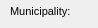
      <widget class="QWidget" name="page_17">
       <property name="geometry">
        <rect>
         <x>0</x>
         <y>0</y>
         <width>98</width>
         <height>28</height>
        </rect>
       </property>
       <attribute name="label">
        <string>Additional information</string>
       </attribute>
       <widget class="QTextEdit" name="comment">
        <property name="geometry">
         <rect>
          <x>110</x>
          <y>135</y>
          <width>431</width>
          <height>25</height>
         </rect>
        </property>
        <property name="frameShadow">
         <enum>QFrame::Sunken</enum>
        </property>
        <property name="lineWidth">
         <number>1</number>
        </property>
       </widget>
       <widget class="QTextEdit" name="descript">
        <property name="geometry">
         <rect>
          <x>110</x>
          <y>165</y>
          <width>431</width>
          <height>25</height>
         </rect>
        </property>
       </widget>
       <widget class="QLabel" name="label_descript">
        <property name="geometry">
         <rect>
          <x>10</x>
          <y>165</y>
          <width>91</width>
          <height>22</height>
         </rect>
        </property>
        <property name="font">
         <font>
          <pointsize>8</pointsize>
         </font>
        </property>
        <property name="frameShape">
         <enum>QFrame::NoFrame</enum>
        </property>
        <property name="frameShadow">
         <enum>QFrame::Plain</enum>
        </property>
        <property name="text">
         <string>Description:</string>
        </property>
        <property name="textFormat">
         <enum>Qt::AutoText</enum>
        </property>
        <property name="scaledContents">
         <bool>false</bool>
        </property>
        <property name="alignment">
         <set>Qt::AlignLeading|Qt::AlignLeft|Qt::AlignVCenter</set>
        </property>
        <property name="margin">
         <number>3</number>
        </property>
       </widget>
       <widget class="QLabel" name="label_observ">
        <property name="geometry">
         <rect>
          <x>10</x>
          <y>105</y>
          <width>90</width>
          <height>22</height>
         </rect>
        </property>
        <property name="font">
         <font>
          <pointsize>8</pointsize>
         </font>
        </property>
        <property name="frameShape">
         <enum>QFrame::NoFrame</enum>
        </property>
        <property name="frameShadow">
         <enum>QFrame::Plain</enum>
        </property>
        <property name="text">
         <string>Observation:</string>
        </property>
        <property name="textFormat">
         <enum>Qt::AutoText</enum>
        </property>
        <property name="scaledContents">
         <bool>false</bool>
        </property>
        <property name="alignment">
         <set>Qt::AlignLeading|Qt::AlignLeft|Qt::AlignVCenter</set>
        </property>
        <property name="margin">
         <number>3</number>
        </property>
       </widget>
       <widget class="QLabel" name="label_comment">
        <property name="geometry">
         <rect>
          <x>10</x>
          <y>135</y>
          <width>90</width>
          <height>22</height>
         </rect>
        </property>
        <property name="font">
         <font>
          <pointsize>8</pointsize>
         </font>
        </property>
        <property name="frameShape">
         <enum>QFrame::NoFrame</enum>
        </property>
        <property name="frameShadow">
         <enum>QFrame::Plain</enum>
        </property>
        <property name="text">
         <string>Comment:</string>
        </property>
        <property name="textFormat">
         <enum>Qt::AutoText</enum>
        </property>
        <property name="scaledContents">
         <bool>false</bool>
        </property>
        <property name="alignment">
         <set>Qt::AlignLeading|Qt::AlignLeft|Qt::AlignVCenter</set>
        </property>
        <property name="margin">
         <number>3</number>
        </property>
       </widget>
       <widget class="QTextEdit" name="annotation">
        <property name="geometry">
         <rect>
          <x>110</x>
          <y>75</y>
          <width>431</width>
          <height>25</height>
         </rect>
        </property>
        <property name="frameShape">
         <enum>QFrame::StyledPanel</enum>
        </property>
        <property name="frameShadow">
         <enum>QFrame::Raised</enum>
        </property>
       </widget>
       <widget class="QTextEdit" name="link">
        <property name="enabled">
         <bool>false</bool>
        </property>
        <property name="geometry">
         <rect>
          <x>110</x>
          <y>195</y>
          <width>431</width>
          <height>27</height>
         </rect>
        </property>
       </widget>
       <widget class="QLabel" name="label_link">
        <property name="geometry">
         <rect>
          <x>10</x>
          <y>195</y>
          <width>90</width>
          <height>22</height>
         </rect>
        </property>
        <property name="font">
         <font>
          <pointsize>8</pointsize>
         </font>
        </property>
        <property name="frameShape">
         <enum>QFrame::NoFrame</enum>
        </property>
        <property name="frameShadow">
         <enum>QFrame::Plain</enum>
        </property>
        <property name="text">
         <string>Link:</string>
        </property>
        <property name="textFormat">
         <enum>Qt::AutoText</enum>
        </property>
        <property name="scaledContents">
         <bool>false</bool>
        </property>
        <property name="alignment">
         <set>Qt::AlignLeading|Qt::AlignLeft|Qt::AlignVCenter</set>
        </property>
        <property name="margin">
         <number>3</number>
        </property>
       </widget>
       <widget class="QLabel" name="label_annotation">
        <property name="geometry">
         <rect>
          <x>10</x>
          <y>75</y>
          <width>90</width>
          <height>22</height>
         </rect>
        </property>
        <property name="font">
         <font>
          <pointsize>8</pointsize>
         </font>
        </property>
        <property name="frameShape">
         <enum>QFrame::NoFrame</enum>
        </property>
        <property name="frameShadow">
         <enum>QFrame::Plain</enum>
        </property>
        <property name="text">
         <string>Annotation:</string>
        </property>
        <property name="textFormat">
         <enum>Qt::AutoText</enum>
        </property>
        <property name="scaledContents">
         <bool>false</bool>
        </property>
        <property name="alignment">
         <set>Qt::AlignLeading|Qt::AlignLeft|Qt::AlignVCenter</set>
        </property>
        <property name="margin">
         <number>3</number>
        </property>
       </widget>
       <widget class="QTextEdit" name="observ">
        <property name="geometry">
         <rect>
          <x>110</x>
          <y>105</y>
          <width>431</width>
          <height>25</height>
         </rect>
        </property>
       </widget>
       <widget class="QLineEdit" name="num_value">
        <property name="geometry">
         <rect>
          <x>110</x>
          <y>230</y>
          <width>431</width>
          <height>25</height>
         </rect>
        </property>
       </widget>
       <widget class="QLabel" name="label_num_value">
        <property name="geometry">
         <rect>
          <x>10</x>
          <y>230</y>
          <width>90</width>
          <height>22</height>
         </rect>
        </property>
        <property name="font">
         <font>
          <pointsize>8</pointsize>
         </font>
        </property>
        <property name="frameShape">
         <enum>QFrame::NoFrame</enum>
        </property>
        <property name="frameShadow">
         <enum>QFrame::Plain</enum>
        </property>
        <property name="text">
         <string>Numeric value:</string>
        </property>
        <property name="textFormat">
         <enum>Qt::AutoText</enum>
        </property>
        <property name="scaledContents">
         <bool>false</bool>
        </property>
        <property name="alignment">
         <set>Qt::AlignLeading|Qt::AlignLeft|Qt::AlignVCenter</set>
        </property>
        <property name="margin">
         <number>3</number>
        </property>
       </widget>
       <widget class="QLabel" name="label_postnumber2">
        <property name="geometry">
         <rect>
          <x>384</x>
          <y>50</y>
          <width>85</width>
          <height>22</height>
         </rect>
        </property>
        <property name="font">
         <font>
          <pointsize>8</pointsize>
         </font>
        </property>
        <property name="frameShape">
         <enum>QFrame::NoFrame</enum>
        </property>
        <property name="frameShadow">
         <enum>QFrame::Plain</enum>
        </property>
        <property name="text">
         <string>Postnumber 2:</string>
        </property>
        <property name="textFormat">
         <enum>Qt::AutoText</enum>
        </property>
        <property name="scaledContents">
         <bool>false</bool>
        </property>
        <property name="alignment">
         <set>Qt::AlignLeading|Qt::AlignLeft|Qt::AlignVCenter</set>
        </property>
        <property name="margin">
         <number>3</number>
        </property>
       </widget>
       <widget class="QLabel" name="label_muni_id">
        <property name="geometry">
         <rect>
          <x>10</x>
          <y>0</y>
          <width>90</width>
          <height>22</height>
         </rect>
        </property>
        <property name="font">
         <font>
          <pointsize>8</pointsize>
         </font>
        </property>
        <property name="frameShape">
         <enum>QFrame::NoFrame</enum>
        </property>
        <property name="frameShadow">
         <enum>QFrame::Plain</enum>
        </property>
        <property name="text">
         <string>Municipality:</string>
        </property>
        <property name="textFormat">
         <enum>Qt::AutoText</enum>
        </property>
        <property name="scaledContents">
         <bool>false</bool>
        </property>
        <property name="alignment">
         <set>Qt::AlignLeading|Qt::AlignLeft|Qt::AlignVCenter</set>
        </property>
        <property name="margin">
         <number>3</number>
        </property>
       </widget>
       <widget class="QLabel" name="label_streetaxis_id">
        <property name="geometry">
         <rect>
          <x>12</x>
          <y>25</y>
          <width>99</width>
          <height>22</height>
         </rect>
        </property>
        <property name="font">
         <font>
          <pointsize>8</pointsize>
         </font>
        </property>
        <property name="frameShape">
         <enum>QFrame::NoFrame</enum>
        </property>
        <property name="frameShadow">
         <enum>QFrame::Plain</enum>
        </property>
        <property name="text">
         <string>Street:</string>
        </property>
        <property name="textFormat">
         <enum>Qt::AutoText</enum>
        </property>
        <property name="scaledContents">
         <bool>false</bool>
        </property>
        <property name="alignment">
         <set>Qt::AlignLeading|Qt::AlignLeft|Qt::AlignVCenter</set>
        </property>
        <property name="margin">
         <number>3</number>
        </property>
       </widget>
       <widget class="QLineEdit" name="postnumber2">
        <property name="geometry">
         <rect>
          <x>473</x>
          <y>50</y>
          <width>69</width>
          <height>18</height>
         </rect>
        </property>
        <property name="font">
         <font>
          <pointsize>8</pointsize>
         </font>
        </property>
        <property name="inputMask">
         <string/>
        </property>
        <property name="text">
         <string/>
        </property>
        <property name="frame">
         <bool>true</bool>
        </property>
       </widget>
       <widget class="QLineEdit" name="postcode">
        <property name="geometry">
         <rect>
          <x>473</x>
          <y>0</y>
          <width>69</width>
          <height>18</height>
         </rect>
        </property>
        <property name="font">
         <font>
          <pointsize>8</pointsize>
         </font>
        </property>
        <property name="inputMask">
         <string/>
        </property>
        <property name="text">
         <string/>
        </property>
        <property name="frame">
         <bool>true</bool>
        </property>
       </widget>
       <widget class="QLabel" name="label_postnumber">
        <property name="geometry">
         <rect>
          <x>384</x>
          <y>23</y>
          <width>83</width>
          <height>22</height>
         </rect>
        </property>
        <property name="font">
         <font>
          <pointsize>8</pointsize>
         </font>
        </property>
        <property name="frameShape">
         <enum>QFrame::NoFrame</enum>
        </property>
        <property name="frameShadow">
         <enum>QFrame::Plain</enum>
        </property>
        <property name="text">
         <string>Postnumber:</string>
        </property>
        <property name="textFormat">
         <enum>Qt::AutoText</enum>
        </property>
        <property name="scaledContents">
         <bool>false</bool>
        </property>
        <property name="alignment">
         <set>Qt::AlignLeading|Qt::AlignLeft|Qt::AlignVCenter</set>
        </property>
        <property name="margin">
         <number>3</number>
        </property>
       </widget>
       <widget class="QComboBox" name="muni_id">
        <property name="geometry">
         <rect>
          <x>112</x>
          <y>0</y>
          <width>247</width>
          <height>18</height>
         </rect>
        </property>
        <property name="font">
         <font>
          <pointsize>8</pointsize>
         </font>
        </property>
       </widget>
       <widget class="QComboBox" name="streetaxis_id">
        <property name="geometry">
         <rect>
          <x>112</x>
          <y>27</y>
          <width>247</width>
          <height>18</height>
         </rect>
        </property>
        <property name="font">
         <font>
          <pointsize>8</pointsize>
         </font>
        </property>
       </widget>
       <widget class="QComboBox" name="streetaxis2_id">
        <property name="geometry">
         <rect>
          <x>112</x>
          <y>52</y>
          <width>247</width>
          <height>18</height>
         </rect>
        </property>
        <property name="font">
         <font>
          <pointsize>8</pointsize>
         </font>
        </property>
       </widget>
       <widget class="QLabel" name="label_streetaxis2_id">
        <property name="geometry">
         <rect>
          <x>12</x>
          <y>52</y>
          <width>83</width>
          <height>22</height>
         </rect>
        </property>
        <property name="font">
         <font>
          <pointsize>8</pointsize>
         </font>
        </property>
        <property name="frameShape">
         <enum>QFrame::NoFrame</enum>
        </property>
        <property name="frameShadow">
         <enum>QFrame::Plain</enum>
        </property>
        <property name="text">
         <string>Street 2:</string>
        </property>
        <property name="textFormat">
         <enum>Qt::AutoText</enum>
        </property>
        <property name="scaledContents">
         <bool>false</bool>
        </property>
        <property name="alignment">
         <set>Qt::AlignLeading|Qt::AlignLeft|Qt::AlignVCenter</set>
        </property>
        <property name="margin">
         <number>3</number>
        </property>
       </widget>
       <widget class="QLineEdit" name="postnumber">
        <property name="geometry">
         <rect>
          <x>473</x>
          <y>25</y>
          <width>69</width>
          <height>18</height>
         </rect>
        </property>
        <property name="font">
         <font>
          <pointsize>8</pointsize>
         </font>
        </property>
        <property name="inputMask">
         <string/>
        </property>
        <property name="text">
         <string/>
        </property>
        <property name="frame">
         <bool>true</bool>
        </property>
       </widget>
       <widget class="QLabel" name="label_postcode">
        <property name="geometry">
         <rect>
          <x>384</x>
          <y>0</y>
          <width>83</width>
          <height>22</height>
         </rect>
        </property>
        <property name="font">
         <font>
          <pointsize>8</pointsize>
         </font>
        </property>
        <property name="frameShape">
         <enum>QFrame::NoFrame</enum>
        </property>
        <property name="frameShadow">
         <enum>QFrame::Plain</enum>
        </property>
        <property name="text">
         <string>Postcode:</string>
        </property>
        <property name="textFormat">
         <enum>Qt::AutoText</enum>
        </property>
        <property name="scaledContents">
         <bool>false</bool>
        </property>
        <property name="alignment">
         <set>Qt::AlignLeading|Qt::AlignLeft|Qt::AlignVCenter</set>
        </property>
        <property name="margin">
         <number>3</number>
        </property>
       </widget>
      </widget>
